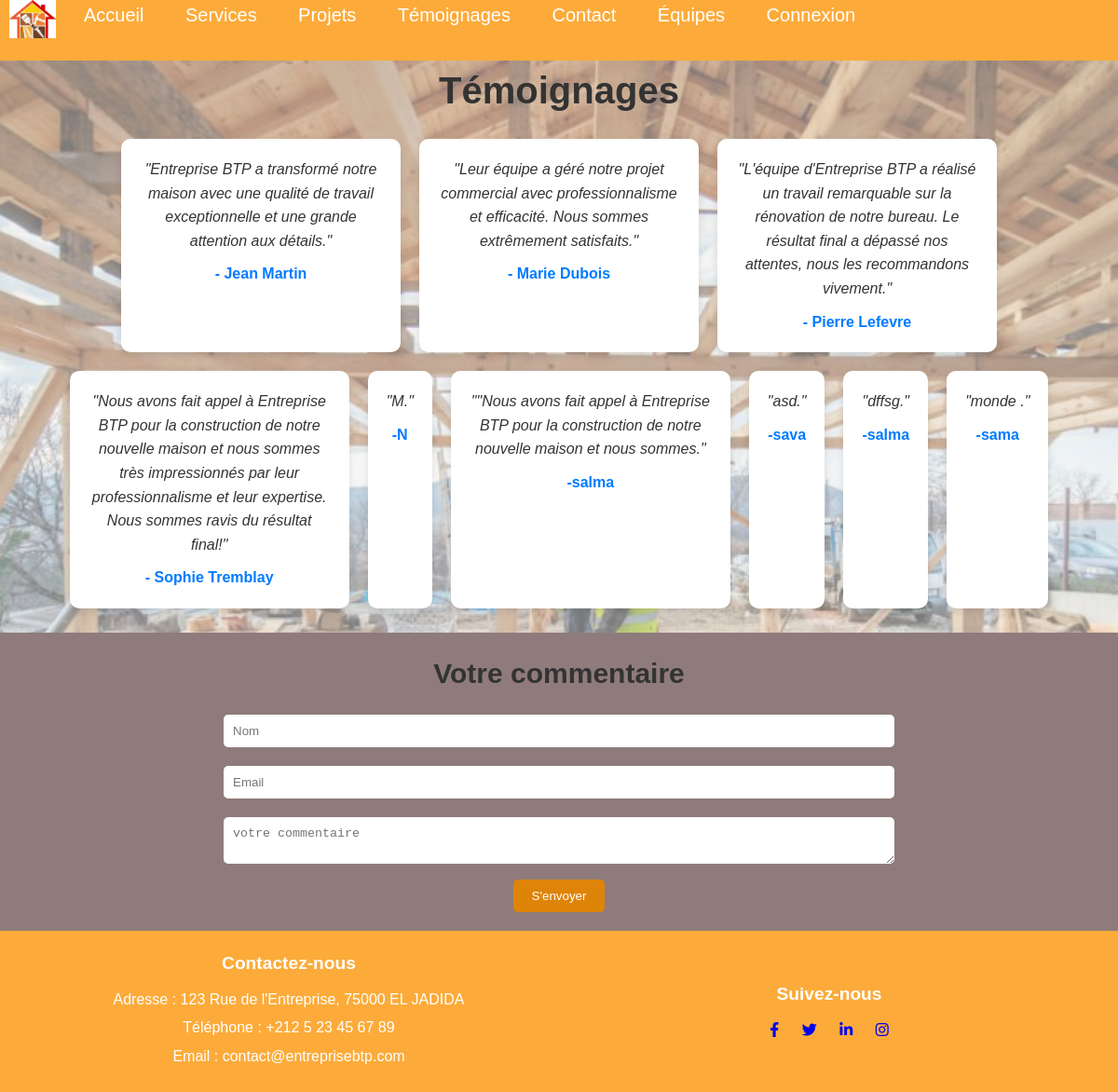
Screenshot of /temoi.php with the database file from the repository.
### tables this page shows
CREATE TABLE IF NOT EXISTS `temoi` (
  `id` int NOT NULL AUTO_INCREMENT,
  `email` varchar(34) NOT NULL,
  `nomComplet` varchar(23) NOT NULL,
  `coment` varchar(100) NOT NULL,
  PRIMARY KEY (`id`)
);

### temoi.php (the view, shortened to what this page needs)
<?php
    require_once "conroller/database.php";
?>
<!DOCTYPE html>
<html lang="en">
<head>
    <link rel="stylesheet" href="css/temoi1.css">
</head>
<body>
<?php
require "header.php";
?>
            <h2>Témoignages</h2>
            <div class="testimonial-container">
                <div class="testimonial-item">
                    <p>"Entreprise BTP a transformé notre maison avec une qualité de travail exceptionnelle et une grande attention aux détails."</p>
                    <h4>- Jean Martin</h4>
                </div>
                <div class="testimonial-item">
                    <p>"Leur équipe a géré notre projet commercial avec professionnalisme et efficacité. Nous sommes extrêmement satisfaits."</p>
                    <h4>- Marie Dubois</h4>
                </div>
                <div class="testimonial-item">
                    <p>"L'équipe d'Entreprise BTP a réalisé un travail remarquable sur la rénovation de notre bureau. Le résultat final a dépassé nos attentes, nous les recommandons vivement."</p>
                    <h4>- Pierre Lefevre</h4>
                </div>
                <div class="testimonial-item">
                    <p>"Nous avons fait appel à Entreprise BTP pour la construction de notre nouvelle maison et nous sommes très impressionnés par leur professionnalisme et leur expertise. Nous sommes ravis du résultat final!"</p>
                    <h4>- Sophie Tremblay</h4>
                </div>
                <?php
                    $sql="SELECT * FROM temoi";
                    $result=mysqli_query($bd,$sql);
                    while($data=mysqli_fetch_assoc($result)){
                        extract($data);
                        echo "<div class=\"testimonial-item\">
                            <p>\"".$coment.".\"</p>
                            <h4>-".$nomComplet." </h4>
                            </div>";
                    }
                ?>
            </div>
    </div><br>
    <section class="com">
        <div class="container">
            <h2>Votre commentaire</h2>
            <form action="conroller/commenter.php" >
                <input type="text" placeholder="Nom" name="name" required>
                <input type="email" placeholder="Email" name="email" required><br>
                <textarea id="comment" placeholder="votre commentaire" name="com" required></textarea> <br>
                <button type="submit" class="btn" name="envoyer">S'envoyer</button>
            </form>
        </div>
    </section>
    <?php
require "footer.php";
?>
</body>
</html>

### header.php (shortened to what this page needs)
<!DOCTYPE html>
<html lang="fr">
<head>
    <link rel="stylesheet" href="css/styleHeader.css">
</head>
<body>
<nav>
    <div class="logo">
        <img src="images/logo1.jpg" width="50px" alt="Logo de l'application">
        </div>
                <ul>
                    <li><a href="accueil.php">Accueil</a></li>
                    <li><a href="service.php">Services</a></li>
                    <li><a href="Projets.php">Projets</a></li>
                    <li><a href="temoi.php">Témoignages</a></li>
                    <li><a href="#contact">Contact</a></li>
                    <li><a href="team.php">Équipes</a></li>
                    <?php
                        if (isset($_SESSION["nomComplet"])) {
                            echo "<li><a href='conroller/logout.php'>Déconnexion</a></li>";
                        }else    echo "<li><a href='login.php'>Connexion</a></li>";
                    ?>
                </ul>
            </nav>
</body>
</html>

### footer.php (shortened to what this page needs)
<!DOCTYPE html>
<html lang="en">
<head>
    <link rel="stylesheet" href="https://cdnjs.cloudflare.com/ajax/libs/font-awesome/6.0.0-beta3/css/all.min.css">
    <link rel="stylesheet" href="css/styleFooter.css">
</head>
<body>
    <footer>
        <div class="footer-container">
            <div class="contact-info">
                <h4 id="contact">Contactez-nous</h4>
                <p>Adresse : 123 Rue de l'Entreprise, 75000 EL JADIDA</p>
                <p>Téléphone : +212 5 23 45 67 89</p>
                <p>Email : contact@entreprisebtp.com</p>
            </div>
            <div class="social-media">
                <h4>Suivez-nous</h4>
                <a href="https://facebook.com" target="_blank"><i class="fab fa-facebook-f"></i></a>
                <a href="https://twitter.com" target="_blank"><i class="fab fa-twitter"></i></a>
                <a href="https://linkedin.com" target="_blank"><i class="fab fa-linkedin-in"></i></a>
                <a href="https://instagram.com" target="_blank"><i class="fab fa-instagram"></i></a>
            </div>
        </div>
    </footer>
</body>
</html>

### css/temoi1.css (style rules this page uses)
* { margin: 0; padding: 0; box-sizing: border-box; }
body { font-family: Arial, sans-serif; line-height: 1.6; color: #333; background: #f4f4f4; padding: 20px; }
h2 { text-align: center; font-size: 2.5em; margin-bottom: 20px; color: #333; }
.testimonial-container { display: flex; flex-wrap: wrap; justify-content: center; gap: 20px; max-width: 1200px; margin: 0 auto; }
.testimonial-item { background: #fff; border-radius: 10px; box-shadow: 0 4px 8px rgba(0, 0, 0, 0.1); padding: 20px; max-width: 300px; text-align: center; transition: transform 0.3s, box-shadow 0.3s; }
.testimonial-item p { font-style: italic; margin-bottom: 10px; }
.testimonial-item h4 { margin-top: 10px; font-weight: bold; color: #007BFF; }
.com { background: #8f7b7b; color: #fff; padding: 20px 0; text-align: center; }
.com h2 { font-size: 30px; margin-bottom: 10px; }
.com form input,#comment { padding: 10px; margin: 10px 0; width: 60%; border: none; border-radius: 5px; }
.com form button { background: #de8408; color: #fff; padding: 10px 20px; border: none; border-radius: 5px; cursor: pointer; }

### css/styleHeader.css (style rules this page uses)
body { font-family: Arial, sans-serif; margin: 0; padding: 0; }
.logo { float: left; margin-left: 10px; }
nav { width: 100%; margin: 0 ; display: flex; background: #fcab3a; color: #fff; height: 65px; }
nav ul { list-style: none; margin-right: 10px; }
nav ul li { display: inline; margin-left: 20px; }
nav ul li a { color: #fff; text-decoration: none; font-size: 20px; padding: 10px; }

### css/styleFooter.css (style rules this page uses)
footer { background-color: #fcab3a; color: #fff; padding: 20px 0; text-align: center; }
.footer-container { display: flex; justify-content: space-around; align-items: center; flex-wrap: wrap; max-width: 1200px; margin: 0 auto; padding: 0 20px; }
.contact-info, .social-media { flex: 1; min-width: 250px; }
.contact-info h4, .social-media h4 { margin-bottom: 10px; font-size: 1.2em; }
.contact-info p { margin: 5px 0; }
.social-media a { margin: 0 10px; display: inline-block; transition: transform 0.3s; }

### rows the page displays
temoi: coment "M", nomComplet "N"
temoi: coment "\"Nous avons fait appel à Entreprise BTP pour la construction de notre nouvelle maison et nous sommes", nomComplet "salma"
temoi: coment "asd", nomComplet "sava"
temoi: coment "dffsg", nomComplet "salma"
temoi: coment "monde", nomComplet "sama"
